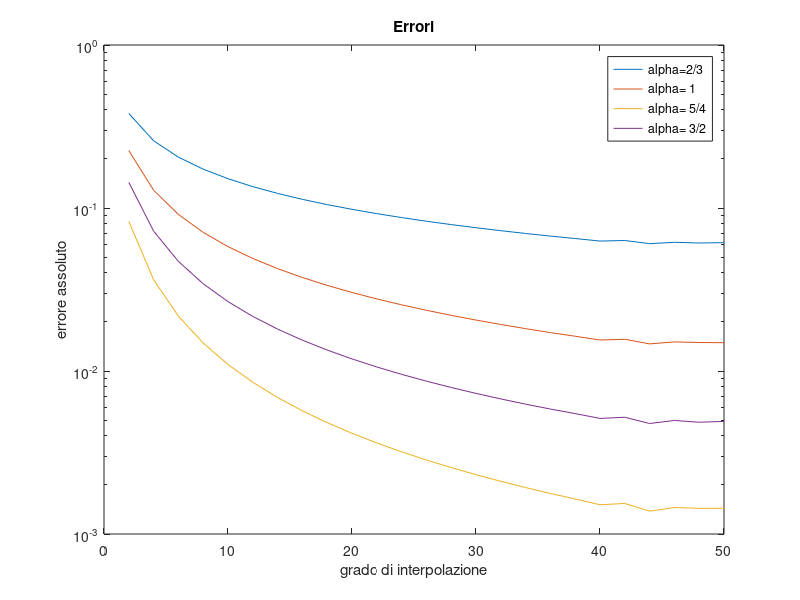
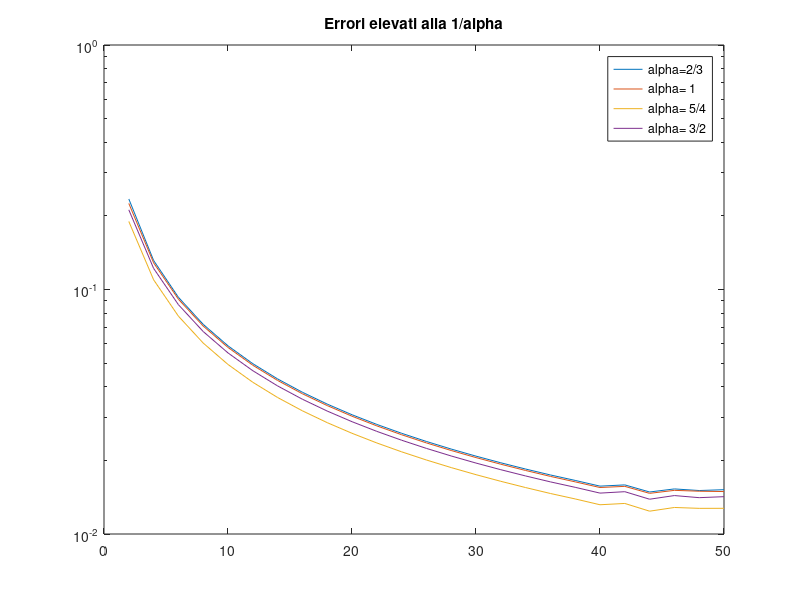

MATLAB code for these plots, in order:
% esercizio 6

clear all
close all
clc
% dati globali
a=-1;b=1; % estremi intervallo
alphas=[2/3,1,3/2,5/4];
m=1001; % num punti valutazione
degs=2:2:50; % gradi polinomiali considerati
nomefile='risultati.txt'; % nome del file stampa risultati
pausa=0.2;
%% corpo dell'esperimento


xeval=linspace(a,b,5001);
E_cheb=zeros(length(degs),length(alphas));
k=0;
for alpha=alphas
    f=@(x) abs(x).^alpha;
    f_eval=f(xeval)';
    k=k+1;
    j=0;
    for n=degs
        N=2*n^2;
        j=j+1;
        xinterp_cheb=(b-a)/2.*cos((2*(N-1:-1:0)+1)./(2*(N-1)+2)*pi)+(b+a)/2; % pti di Chebyshev
        yinterp_cheb=f(xinterp_cheb)';
        c=polyfit(xinterp_cheb,yinterp_cheb,n);
        yeval_cheb=polyval(c,xeval)';
%         figure(1);
%         plot(xeval,f_eval,'LineWidth',2);
%         hold on
%         plot(xinterp_cheb,yinterp_cheb,'p')
%         plot(xeval,yeval_cheb);
%         legend('f Runge','dati interpolati Cheb','Interp. cheb')
%         title(['Interpolazione a grado ' num2str(n)]);
%         hold off
%         pause(pausa)
        E_cheb(j,k)=max(abs(yeval_cheb-f_eval));
    end
end
%% grafico errori

figure(2);
semilogy(degs,E_cheb);
xlabel('grado di interpolazione');
ylabel('errore assoluto')
legend('alpha=2/3','alpha= 1','alpha= 5/4','alpha= 3/2');
title('Errori')
hold off
%%
figure(3);
semilogy(degs,E_cheb.^(1./alphas));
legend('alpha=2/3','alpha= 1','alpha= 5/4','alpha= 3/2');
title('Errori elevati alla 1/alpha')
hold off
